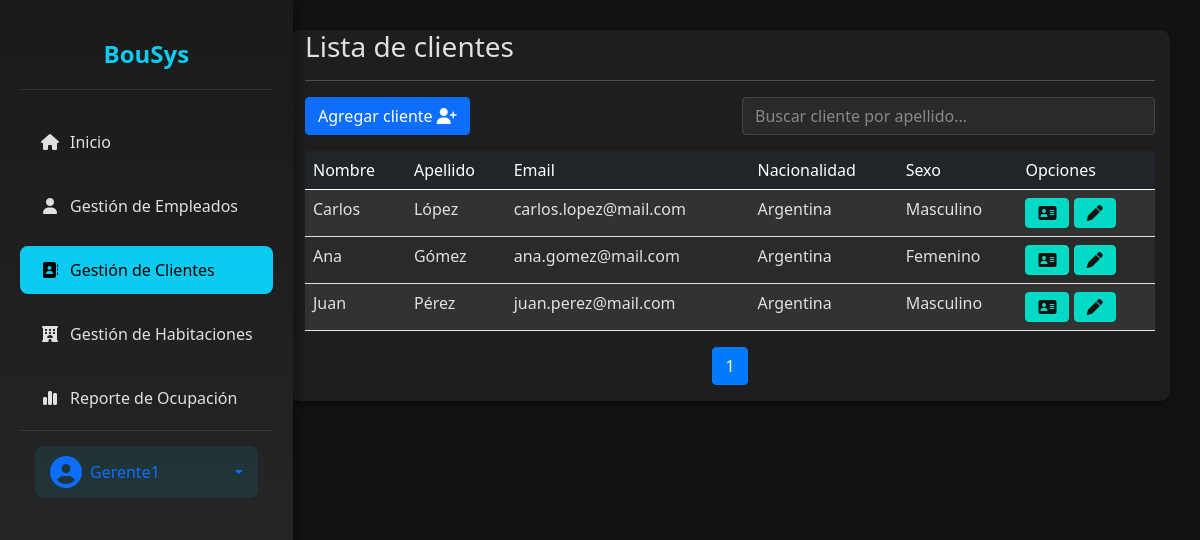
The page /codigo/gerente/listado_clientes.php (signed in) on the database as committed earlier.
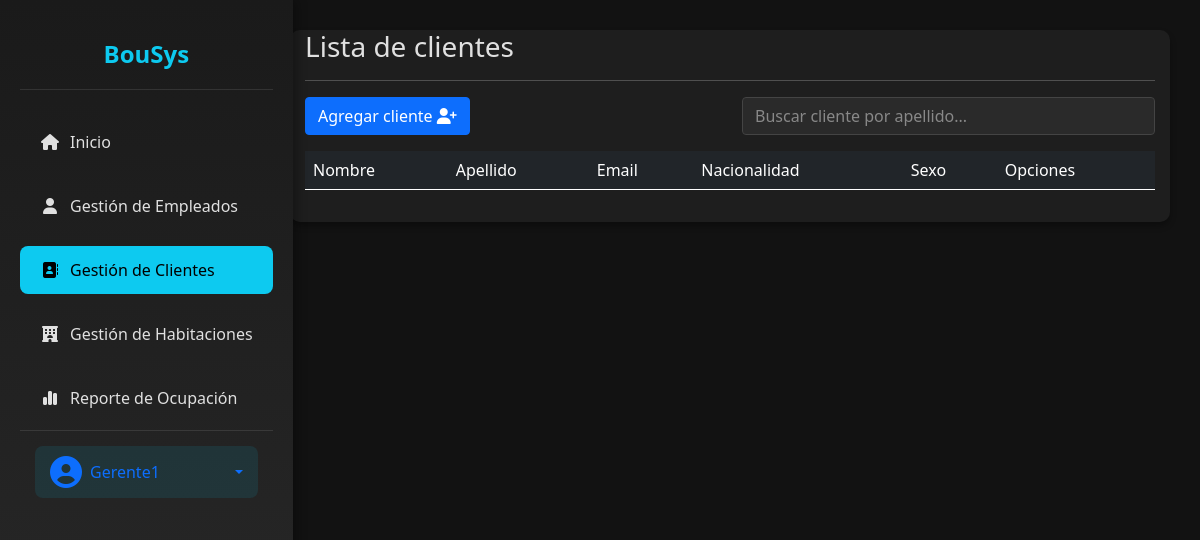
The same page on the database as committed later.
### tables this page shows
CREATE TABLE `cliente` (
  `id` int(11) NOT NULL,
  `Nombre` text NOT NULL,
  `Apellido` text NOT NULL,
  `Fecha_Nacimiento` date NOT NULL,
  `Nacionalidad` text NOT NULL,
  `Sexo` text NOT NULL,
  `Email` text NOT NULL,
  `Telefono` text NOT NULL,
  `Contrasena` text NOT NULL,
  `Fecha_Registro` datetime NOT NULL,
  `Puntos` int(11) NOT NULL DEFAULT 0,
  `Jerarquia` text NOT NULL DEFAULT '2',
  `Activo` tinyint(1) NOT NULL DEFAULT 1,
  `tipo_de_documento` text DEFAULT NULL,
  `numero_de_documento` int(11) DEFAULT NULL
);

### codigo/gerente/listado_clientes.php (the view, shortened to what this page needs)
<?php
include("../conexion.php");
?>
<!doctype html>
<html lang="en">
<head>
    <link rel="stylesheet" href="https://cdnjs.cloudflare.com/ajax/libs/font-awesome/6.6.0/css/all.min.css"
>
    <link href="https://cdn.jsdelivr.net/npm/bootstrap@5.0.2/dist/css/bootstrap.min.css" rel="stylesheet"
>
</head>
<body>
    <div class="d-flex">
        <div class="sidebar">
            <div class="sidebar-header">
                <h3>BouSys</h3>
            </div>
            <ul class="nav nav-pills flex-column mb-auto">
                <li class="nav-item">
                    <a href="../../" class="nav-link">
                        <i class="fa-solid fa-house"></i>
                        <span>Inicio</span>
                    </a>
                </li>
                <li class="nav-item">
                    <a href="listado_empleados.php" class="nav-link">
                        <i class="fa-solid fa-user"></i>
                        <span>Gestión de Empleados</span>
                    </a>
                </li>
                <li class="nav-item">
                    <a href="listado_clientes.php" class="nav-link active">
                        <i class="fa-solid fa-address-book"></i>
                        <span>Gestión de Clientes</span>
                    </a>
                </li>
                <li class="nav-item">
                    <a href="listado_habitaciones.php" class="nav-link">
                        <i class="fa-solid fa-hotel"></i>
                        <span>Gestión de Habitaciones</span>
                    </a>
                </li>
                <li class="nav-item">
                    <a href="reporte.php" class="nav-link">
                        <i class="fa-solid fa-chart-simple"></i>
                        <span>Reporte de Ocupación</span>
                    </a>
                </li>
            </ul>
            <div class="user-profile">
                <a href="#" class="d-flex align-items-center text-decoration-none dropdown-toggle" id="dropdownUser1"
                    data-bs-toggle="dropdown" aria-expanded="false">
                    <i class="fa-solid fa-user-circle fa-2x me-2"></i>
                    <span>
                        <?php echo $_SESSION['usuario_nombre']; ?>
                    </span>
                </a>
            </div>
        </div>
        <div class="main-content">
            <div class="container">
                <h3 class="mb-3">Lista de clientes</h3>
                <hr>
                <div class="row my-3">
                    <div class="col">
                        <button type="button" class="btn btn-primary" data-bs-toggle="modal" data-bs-target="#agregar">
                            Agregar cliente <i class="fa-solid fa-user-plus"></i>
                        </button>
                    </div>
                    <div class="col">
                        <input type="text" id="buscador" class="form-control"
                            placeholder="Buscar cliente por apellido...">
                    </div>
                </div>
                <div class="row">
                    <div class="table-responsive">
                        <table class="table table-striped">
                            <thead class="table-dark">
                                <tr>
                                    <td scope="col">Nombre</td>
                                    <td scope="col">Apellido</td>
                                    <td scope="col">Email</td>
                                    <td scope="col">Nacionalidad</td>
                                    <td scope="col">Sexo</td>
                                    <td scope="col">Opciones</td>
                                </tr>
                            </thead>
                            <tbody>
                                <?php
                                $por_pagina = 10;
                                $pagina_actual = isset($_GET['pagina']) ? (int) $_GET['pagina'] : 1;
                                $offset = ($pagina_actual - 1) * $por_pagina;
                                $select = "SELECT * FROM cliente WHERE Activo = 1 ORDER BY id DESC LIMIT $por_pagina OFFSET $offset;";
                                $query = mysqli_query($conexion, $select);
                                while ($resultado = mysqli_fetch_array($query)) {
                                    ?>
                                    <tr>
                                        <td scope="row">
                                            <?php echo $resultado['1'] ?>
                                        </td>
                                        <td scope="row">
                                            <?php echo $resultado['2'] ?>
                                        </td>
                                        <td scope="row">
                                            <?php echo $resultado['7'] ?>
                                        </td>
                                        <td scope="row">
                                            <?php echo $resultado['5'] ?>
                                        </td>
                                        <td scope="row">
                                            <?php echo $resultado['6'] ?>
                                        </td>
                                        <td scope="row">
                                            <button type="button" class="btn btn-success" data-bs-toggle="modal"
                                                data-bs-target="#detalle<?php echo $resultado['0'] ?>">
                                                <i class="fa-solid fa-address-card"></i>
                                            </button>
                                            <button type="button" class="btn btn-warning" data-bs-toggle="modal"
                                                data-bs-target="#editar<?php echo $resultado['0'] ?>">
                                                <i class="fa-solid fa-pen"></i>
                                            </button>
                                        </td>
                                    </tr>
                                    <?php
                                }
                                ?>
                            </tbody>
                        </table>
                        <?php
                        $result_total = mysqli_query($conexion, "SELECT COUNT(*) as total FROM cliente");
                        $total_clientes = mysqli_fetch_assoc($result_total)['total'];
                        $total_paginas = ceil($total_clientes / $por_pagina);
                        ?>
                        <nav>
                            <ul class="pagination d-flex justify-content-center">
                                <?php for ($i = 1; $i <= $total_paginas; $i++): ?>
                                    <li class="page-item <?php if ($i == $pagina_actual)
                                        echo 'active'; ?>">
                                        <a class="page-link" href="?pagina=<?php echo $i; ?>"><?php echo $i; ?></a>
                                    </li>
                                <?php endfor; ?>
                            </ul>
                        </nav>
                    </div>
                </div>
            </div>
</body>
</html>

### codigo/gerente/listado_clientes.php (style rules this page uses)
body { background-color: #121212; color: #e0e0e0; }
.container { background-color: #1e1e1e; border-radius: 10px; padding: 20px; margin-top: 30px; box-shadow: 0 4px 6px rgba(0, 0, 0, 0.3); }
.form-control { background-color: #2a2a2a; border-color: #444; color: #e0e0e0; }
.form-control::placeholder { color: #888; }
.table { background-color: #2a2a2a; color: #e0e0e0; }
.table-dark { background-color: #1e1e1e; }
.nav-link { color: #e0e0e0 !important; }
.sidebar { position: fixed; top: 0; left: 0; height: 100vh; background: linear-gradient(180deg, #1a1a1a 0%, #2a2a2a 100%); padding: 20px; z-index: 1000; box-shadow: 4px 0 10px rgba(0, 0, 0, 0.3); transition: all 0.3s ease; }
.sidebar-header { padding: 20px 0; text-align: center; border-bottom: 1px solid rgba(255, 255, 255, 0.1); margin-bottom: 20px; }
.sidebar-header h3 { color: #0dcaf0; font-size: 24px; font-weight: 600; margin: 0; }
.nav-pills .nav-link { color: #e0e0e0 !important; padding: 12px 20px; margin: 8px 0; border-radius: 8px; transition: all 0.3s ease; display: flex; align-items: center; font-weight: 500; }
.nav-pills .nav-link.active { background-color: #0dcaf0; color: #000 !important; }
.nav-pills .nav-link i { margin-right: 10px; width: 20px; text-align: center; }
.user-profile { padding: 15px; border-top: 1px solid rgba(255, 255, 255, 0.1); margin-top: auto; }
.user-profile .dropdown-toggle { background-color: rgba(13, 202, 240, 0.1); padding: 10px 15px; border-radius: 8px; width: 100%; text-align: left; display: flex; align-items: center; justify-content: space-between; }
.user-profile .dropdown-toggle:after { margin-left: auto; }
.main-content { margin-left: 260px; padding: 30px; width: calc(100% - 260px); }
.container { max-width: 1400px; margin: 0 auto; padding: 0 15px; }
.table-striped tbody tr:nth-of-type(odd) { background-color: rgba(255, 255, 255, 0.05); }
.table-striped tbody tr:nth-of-type(even) { background-color: #2a2a2a; }
.table tbody tr td { color: #e0e0e0 !important; }
.btn-success, .btn-warning { background-color: #03dac6; border-color: #03dac6; color: #121212; }
.pagination .page-link { background-color: #2a2a2a; border-color: #444; color: #e0e0e0; }
.pagination .page-item.active .page-link { background-color: #007bff; border-color: #007bff; }

Rows that differ between the two databases and show on the page:
removed cliente: Nombre "Carlos", Apellido "López", Email "carlos.lopez@mail.com", Nacionalidad "Argentina", Sexo "Masculino"
removed cliente: Nombre "Ana", Apellido "Gómez", Email "ana.gomez@mail.com", Nacionalidad "Argentina", Sexo "Femenino"
removed cliente: Nombre "Juan", Apellido "Pérez", Email "juan.perez@mail.com", Nacionalidad "Argentina", Sexo "Masculino"
Other text that changed with them:
list line gone: "1"
